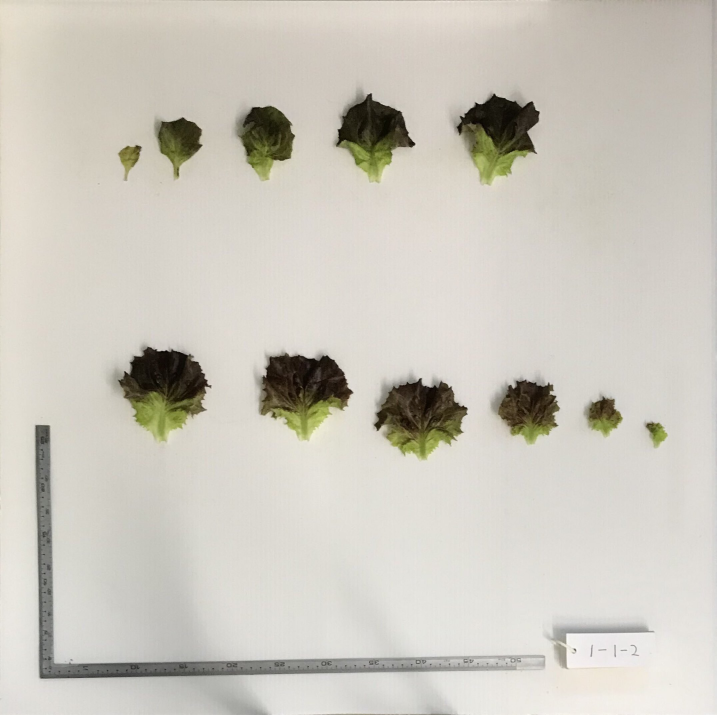
#> input picture photo/1_1_2.jpg, 2149 x 2145 px (shown at 1/3 size); its folder holds only this picture in this run
$ python main.py
#> lines starting #> are read from the running program, lines starting #| are printed output that depends on the picture; after the words box and inside, x2 and y2 are one past the last pixel; in counts of white or black regions, pixels touching at a corner belong together
#!/usr/bin/env python
# -*- coding: utf8 -*-
import os
import glob
import cv2
import matplotlib.pyplot as plt
import numpy as np
import csv
import time
from multiprocessing import Pool
import multiprocessing as multi

# _listはリスト
# np_はnp.arrayに格納されている


def main():  # メイン関数
    start_time = time.time()

    # 変数調整はここで行う
    PtoC = 1.0 / 28.3889  # pixel to cm  ImageJ等で前もって計測
    # 校正の必要あり。複数枚で確認が要必要。
    extension = ".jpg"  # 拡張子は調節して使う
    size_ex = int(len(extension)) * -1
    # binaryとcrosingの調節はMainPGArea内で直接行うこと

    # 以下メインの流れ
    folder_name = "photo"
    path = "./" + folder_name
    os.chdir(path)
    name_list, area_list = procedure(PtoC, extension, size_ex, folder_name)
    os.chdir("../")
    savefile(folder_name, name_list, area_list)

    # 計測(実測)値と計算値の比較用 基本的にコメントアウト
    # verification(folder_name)

    print(">>> complete {0:.2f} sec <<<".format(time.time() - start_time))
    return


def Multiprocessing(data):
#> called with data = (['1_1_2.jpg'], 'photo', 0, 0.0352, -4)
    jpg_list, folder_name, i, PtoC, size_ex = data
    my_file = jpg_list[i]
    name = my_file[:size_ex]
    print("{0}/{1}: {2}".format(i + 1, len(jpg_list), name))
    img = cv2.imread(my_file)
#> img is the input picture: shape (2145, 2149, 3); mean B, G, R 190.7, 200.3, 204.2
    obj = MainPGArea(name, img, folder_name)
    return name, round(obj.pixels * (PtoC ** 2), 2)  # 小数点以下2桁


def procedure(PtoC, extension, size_ex, folder_name):
    jpg_list = glob.glob("*{0}".format(extension))  # JPGの探索とループ
    name_list = []
    area_list = []
    p = Pool(multi.cpu_count())  # コア数最大使用 multi.cpu_count()
    data = [(jpg_list, folder_name, i, PtoC, size_ex)
            for i in range(len(jpg_list))]
    try:
        result = p.map(Multiprocessing, data)
        name_list.extend([i[0] for i in result])
        area_list.extend([i[1] for i in result])
    except Exception as e:
        print(e)
    p.close()
    return name_list, area_list


def savefile(folder_name, name_list, area_list):
    savecsv_buffer = np.array([name_list, area_list])
    savecsv = savecsv_buffer[:, np.argsort(savecsv_buffer[0])].T
    with open("{0}_calculated_area.csv".format(folder_name), "w") as f:
        writer = csv.writer(f, lineterminator="\n")
        for i in range(len(name_list)):
            writer.writerow(savecsv[i])
    return


def verification(folder_name):
    print("Start Verification")
    np_mea = np.loadtxt('measured_area.csv', delimiter=',', usecols=(1))
    np_cal = np.loadtxt('{0}_calculated_area.csv'.format(
        folder_name), delimiter=',', usecols=(1))
    print("Measured: {0}".format(np_mea))
    print("Calculated: {0}".format(np_cal))

    # 可視化
    np_check = np.array([-10000, 10000])

    coef_1 = np.polyfit(np_mea, np_cal, 1)
    print("y = ax + b")
    print("a: {0}".format(coef_1[0]))
    print("b: {0}".format(coef_1[1]))
    y_pred_1 = coef_1[0] * np_check + coef_1[1]

    ax = plt.figure(num=0, dpi=360).gca()
    ax.set_title("Verification", fontsize=14)
    ax.scatter(np_mea, np_cal, s=2, color="red", label="Verification")
    ax.scatter(np.mean(np_mea), np.mean(np_cal), s=40,
               marker="*", color="purple", label="Mean Value")
    ax.plot(np_check, y_pred_1, linewidth=1, color="red",
            label="fitting: y={0:.2f}x+{1:.2f}".format(coef_1[0], coef_1[1]))  # 最小2乗法 1次式
    ax.plot(np_check, np_check, linewidth=1, color="black", label="y=x")
    plt.grid(which='major')
    plt.legend()
    ax.set_xlim([0, 3000])
    ax.set_ylim([0, 3000])
    ax.set_xlabel('Measured', fontsize=14)
    ax.set_ylabel('Calculated', fontsize=14)
    ax.set_aspect('equal', adjustable='box')
    plt.savefig("Verification.png", bbox_inches='tight', pad_inches=0.1)
    plt.pause(0.3)  # 計算速度を上げる場合はコメントアウト
    plt.clf()
    return


class MainPGArea:  # 色調に差があり、輪郭になる場合HSVに変換>>>2値化して判別
    def __init__(self, file_name, img, folder_name):
        self.file_name = file_name
        self.img = img
        self.folder_name = folder_name
        self.pixels = 0
        self.hsv_transration()
        self.gauss_transration()
        self.hsv_binary()
        self.closing()
        self.intensity()
        self.BGR()
        self.GRAY()
        self.save_image()
        self.calculation_area()

    def hsv_transration(self):  # 色調変換
        self.hsv = cv2.cvtColor(self.img, cv2.COLOR_BGR2HSV)
#> self.hsv: shape (2145, 2149, 3); mean H, S, V 21.6, 21.9, 204.4
        return

    def gauss_transration(self):  # ガウス変換
        self.gauss = cv2.GaussianBlur(self.hsv, (15, 15), 3)  # フィルタの大きさ
#> self.gauss: shape (2145, 2149, 3); mean H, S, V 21.6, 21.9, 204.4
        return

    def hsv_binary(self):  # HSV制限2値化
        lower = np.array([3, 48, 0])  # 下限 0 0 0
        upper = np.array([36, 255, 95])  # 上限 180 255 255
        self.bin = cv2.inRange(self.gauss, lower, upper)
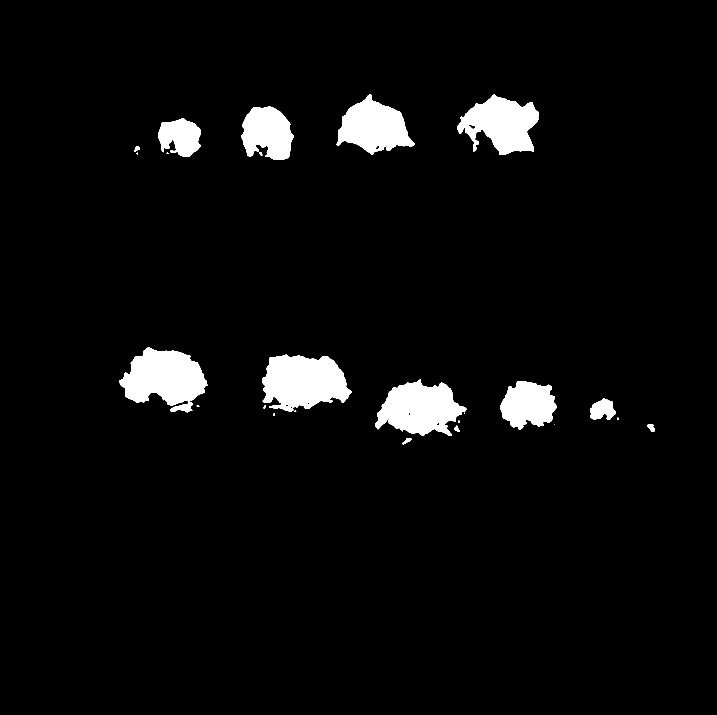
#> self.bin: shape (2145, 2149) (shown at 1/3 size); 4.3% white; 24 white regions (5 under 20 px), largest, box (x1, y1, x2, y2) and area: (788, 1064, 1055, 1235) 32887, (357, 1043, 623, 1237) 32220, (1125, 1138, 1399, 1307) 29077
        return

    def closing(self):  # 膨張収縮処理により穴埋め
        kernel = np.ones((19, 19), np.uint8)
        self.cl = cv2.morphologyEx(self.bin, cv2.MORPH_CLOSE, kernel)
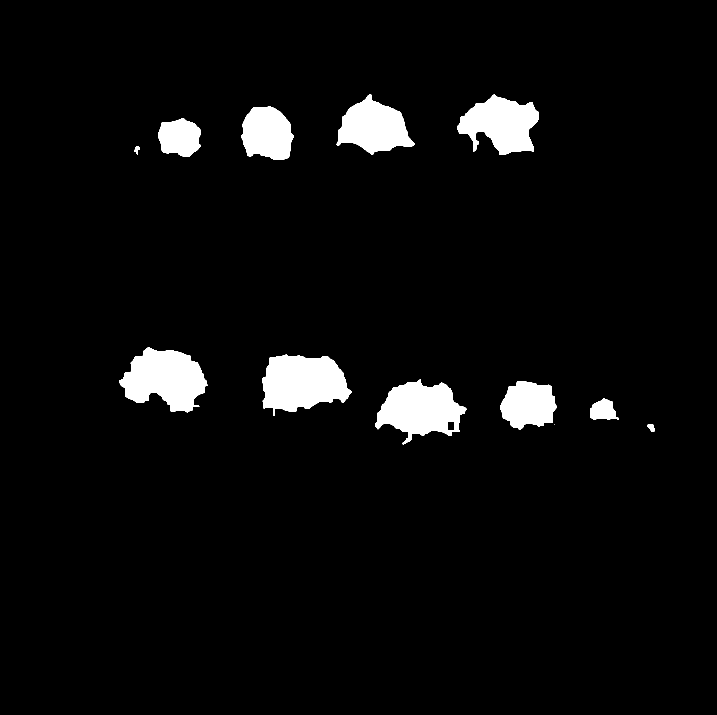
#> self.cl: shape (2145, 2149) (shown at 1/3 size); 4.4% white; 12 white regions (1 under 20 px), largest, box (x1, y1, x2, y2) and area: (788, 1064, 1055, 1248) 34553, (357, 1043, 623, 1237) 33209, (1125, 1138, 1399, 1333) 30849
        return

    def intensity(self):
        filter = np.array([self.cl] * 3)
        filter = np.transpose(filter, (1, 2, 0))
        self.check = self.hsv * filter
#> self.check: shape (2145, 2149, 3); mean H, S, V 10.4, 5.4, 9
        return

    def BGR(self):
        self.bgr = cv2.cvtColor(self.check, cv2.COLOR_HSV2RGB_FULL)
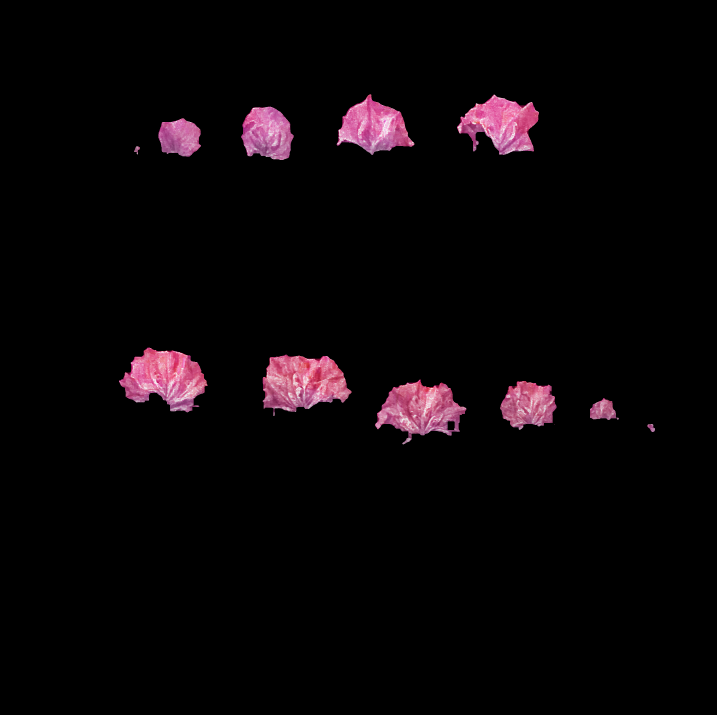
#> self.bgr: shape (2145, 2149, 3) (shown at 1/3 size); mean R, G, B 9, 4.8, 6.8
        # self.bgr = cv2.cvtColor(self.check, cv2.COLOR_HSV2BGR)
        return

    def GRAY(self):
        gamma22LUT = np.array([pow(x / 255.0, 2.2) for x in range(256)],
                              dtype='float32')
        img_bgrL = cv2.LUT(self.bgr, gamma22LUT)
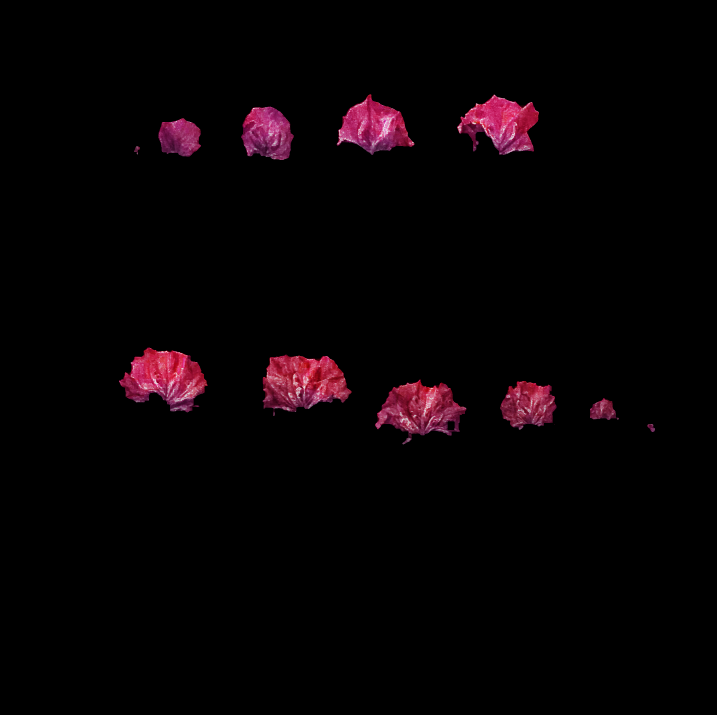
#> img_bgrL: shape (2145, 2149, 3) float32 (shown at 1/3 size); mean R, G, B 0.0277, 0.00799, 0.0151
        img_grayL = cv2.cvtColor(img_bgrL, cv2.COLOR_BGR2GRAY)
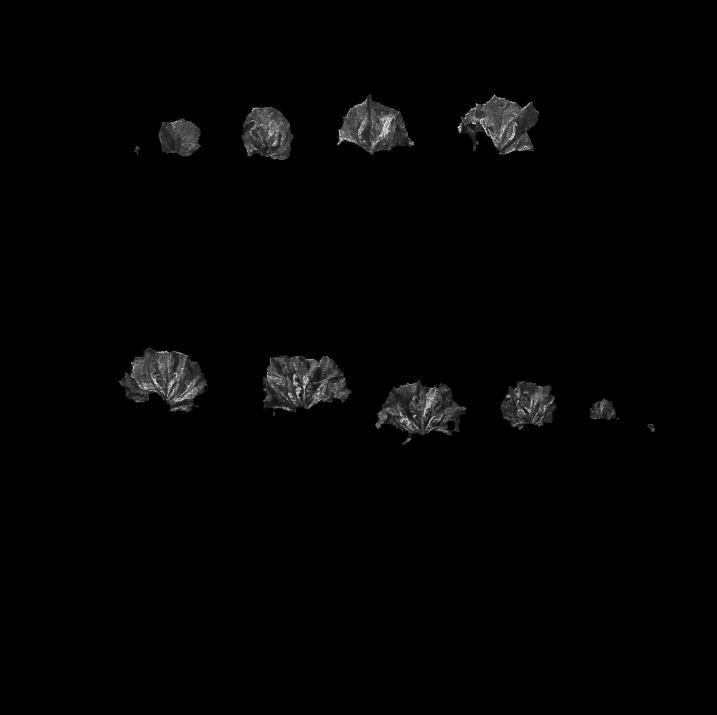
#> img_grayL: shape (2145, 2149) float32 (shown at 1/3 size); min 0, max 0.975, mean 0.0124
        self.gray = pow(img_grayL, 1.0 / 2.2) * 255
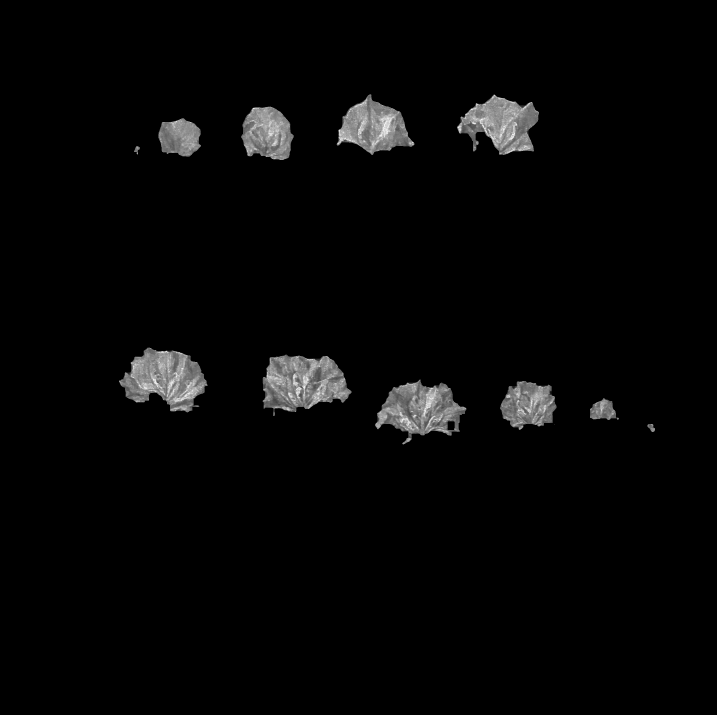
#> self.gray: shape (2145, 2149) float32 (shown at 1/3 size); min 0, max 252.1, mean 6.1
        data = np.ravel(self.gray)
        data_0 = data[data > 0]
        path = "../{0}_save_values".format(self.folder_name)
        os.makedirs(path, exist_ok=True)
        os.chdir(path)
        with open("{0}_pixels_value.csv".format(self.file_name), "w") as f:
            writer = csv.writer(f, lineterminator="\n")
            writer.writerow(["mean", np.mean(data_0)])
            writer.writerow(["values"])
            for i in range(len(data_0)):
                writer.writerow([data_0[i]])
        os.chdir("../{0}".format(self.folder_name))
        # print(data_0)

        hist, edges = np.histogram(data_0, bins=16, density=True)
#> hist = [3.58e-05, 4.78e-05, 0.000156, 0.000373, 0.0017, 0.00612, 0.0114, 0.0132, 0.0129, 0.00986, 0.00589, 0.00285, 0.0016, 0.000918, 0.000727, 0.000468]; edges = 17 values from 17.57 to 252.1
        w = edges[1] - edges[0]
#> w = 14.66
        hist = hist * w
#> hist = [0.000524, 0.000701, 0.00229, 0.00546, 0.0249, 0.0898, 0.167, 0.193, 0.189, 0.144, 0.0864, 0.0417, 0.0235, 0.0135, 0.0107, 0.00687]
        path = "../{0}_save_hist".format(self.folder_name)
        os.makedirs(path, exist_ok=True)
        os.chdir(path)
        plt.bar(edges[:-1], hist, w, color="gray", edgecolor="black")
        plt.plot([np.mean(data_0), np.mean(data_0)], [0, 1], color="red",
                 label="mean: {0:.2f}".format(np.mean(data_0)))
        plt.xlabel("Grayscale values")
        plt.ylabel("Probability of occurrence, bins=16")
        plt.ylim(0, 0.5)
        plt.legend()
        plt.savefig("hist_{0}.png".format(self.file_name), dpi=360, bbox_inches='tight', pad_inches=0.1)
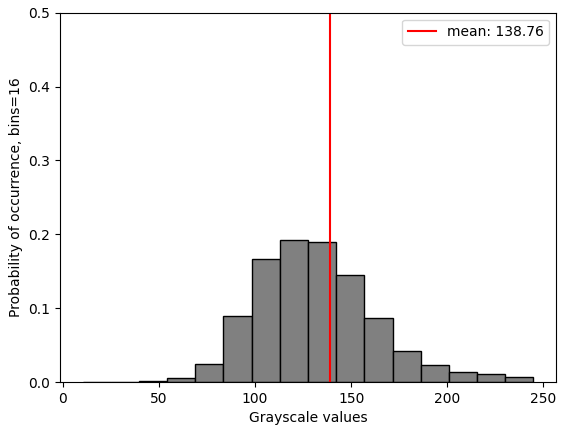
#> figure drawn by matplotlib, 1 panel; tallest bar 0.193 high, from x = 112.9 to 127.5
        plt.pause(0.3)  # 計算速度を上げる場合はコメントアウト
        plt.clf()
        os.chdir("../{0}".format(self.folder_name))
        return

    def save_image(self):  # 画像の保存
        path = "../{0}_save_image".format(self.folder_name)
        os.makedirs(path, exist_ok=True)
        os.chdir(path)
        # [5 lines of commented-out code are left out]
        cv2.imwrite("{0}_bgr.jpg".format(self.file_name), self.bgr)
        cv2.imwrite("{0}_gray.jpg".format(self.file_name), self.gray)
        os.chdir("../{0}".format(self.folder_name))
        return

    def calculation_area(self):  # 面積pixel分の計算
        self.pixels = cv2.countNonZero(self.cl)  # 計算する画像の名前に変更
#> self.pixels = 204052
        return


if __name__ == '__main__':
    main()
#> in procedure, `result = p.map(Multiprocessing, data)`: result = [('1_1_2', 253.2)]
#> in main, `name_list, area_list = procedure(PtoC, extension, size_ex, folder_name)`: name_list = ['1_1_2']; area_list = [253.2]
#> the loop in savefile, `for i in range(len(name_list)):` made 1 pass
